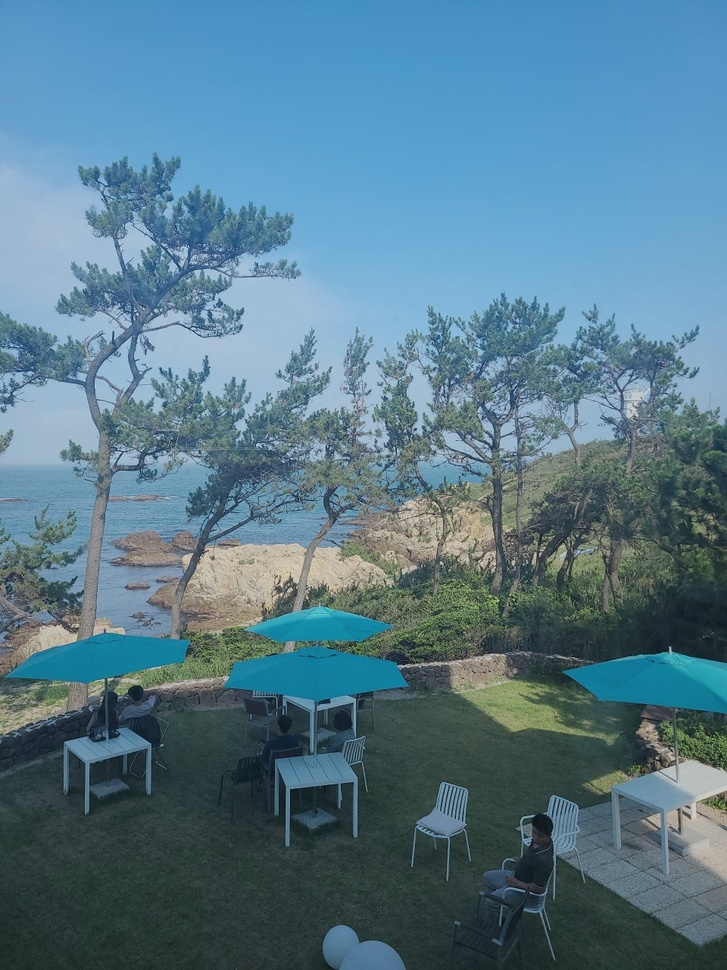
#> input picture Geonhui/Assignment01/cafe.jpg, 727 x 970 px, shrunk from 960 x 1280 before the run
$ python OpenCV.py
#> lines starting #> are read from the running program, lines starting #| are printed output that depends on the picture
#추가
import cv2
image=cv2.imread("cafe.jpg")
#> image is the input picture: shape (970, 727, 3); mean B, G, R 139.8, 122.4, 86.8
print("픽셀수",image.shape) #이미지의 픽셀수
#| 픽셀수 (970, 727, 3)
print("사이즈",image.size) #이미지의 사이즈
#| 사이즈 2115570
px=image[100,100]
#> px = [203, 159, 95]
print("100*100픽셀",px) #이미지의 100*100의 픽셀
#| 100*100픽셀 [203 159  95]
print("100*100픽셀의 B값",px[0]) #100*100 픽셀의 B값
#| 100*100픽셀의 B값 203
image[50:500,50:500,0]=0 #이미지의 가로 50~500, 세로 50~500까지 B의 값을 0으로 세팅
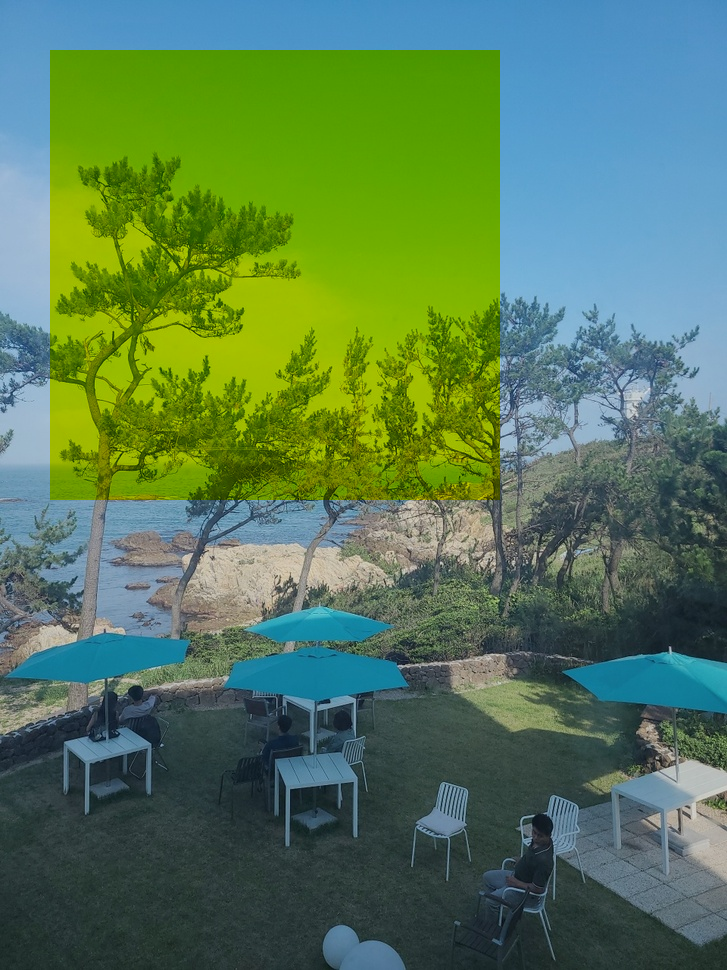
#> image: shape (970, 727, 3); mean B, G, R 86.9, 122.4, 86.8
cv2.imshow("cafe_cng",image)
cv2.waitKey(0)
cv2.destroyAllWindows
